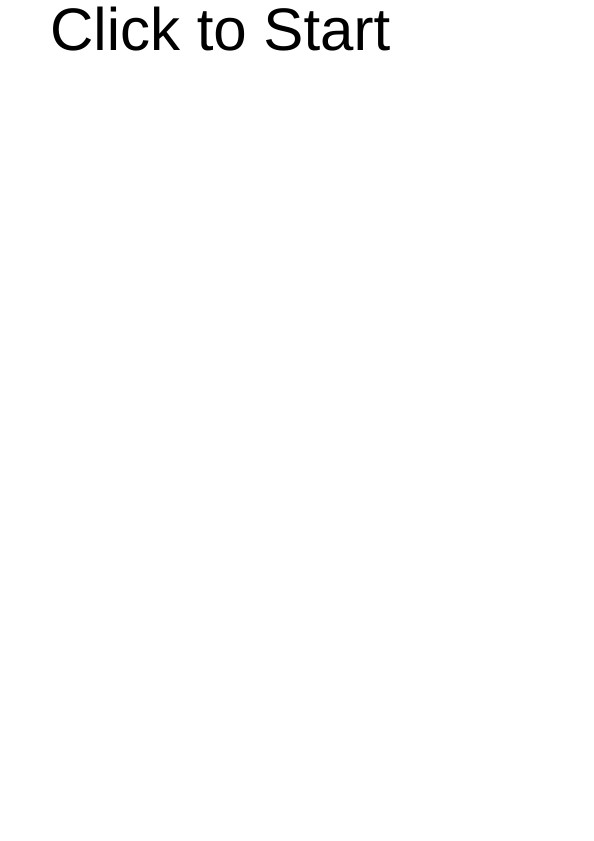
Frame 1 (no input)
Frame 60 (no input): identical to frame 1, image omitted
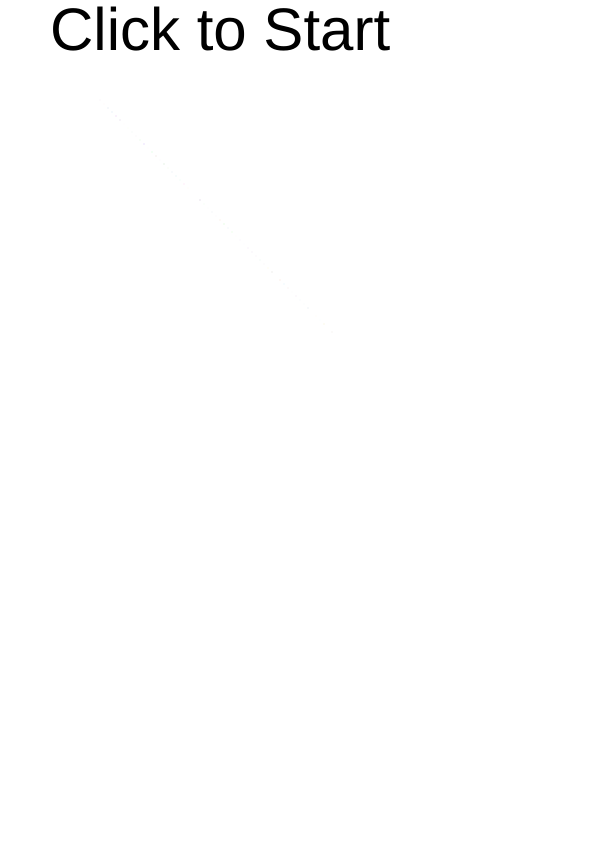
Frame 120 (the mouse pressed at the canvas centre since frame 60)

The p5.js sketch that drew these frames (run headless with seeded random() and noise() and a simulated clock; from frame 60 on, the mouse is pressed at the canvas centre):

// p5.js sketch
// ── sketch.js
var tracker = 1 //Starts at tracker 1, then your able to change.
var x = 100; //Sets x to the value of 100.
var y = 100; //Sets y to the value of 100.
var xspeed = 4; //Sets xspeed to the value of 4.
var yspeed = 4; //Sets yspeed to the value of 4.
var boo = false; //starts the program with boo set as false.

function setup() {
  createCanvas(594, 841); //Creates a blank canvas of 594 by 841 pixels.
  background (255,255,255); //Sets the background colour of the canvas to White.
  textSize(60)
  textAlign(LEFT);
  text("Click to Start", 50, 50);//Creates text on the canvas.
  rectMode(CENTER); //Sets the middle of the rectangles to the center.

}
//Calls the moveObject function that draws and moves the shapes.
function draw() {
    if(boo == true) { //This if statement is to start the moveobject() function...
      moveObject(); //... the function will only start if the boo is equal to true...
  } //... boo is set to true when the mouse is clicked on the canvas to start.
}

function mousePressed(){ //This function is used for turning boo to false or true
  if (boo == false) { // if boo is equal to false ...
    boo = true; //... and the mouse it clicked, set boo to true
  }
  else if (boo == true){ //However, if boo is equal to true and mouse is clicked...
    boo = false;//... set boo then to false.
    clear();//When boo is false the canvas will be cleared of everything.
    background (255,255,255); //When the canvas is cleared create a new background.
    text("Click to Start", 50, 50);//Then create text that says click to start.
  }
}


function keyPressed() { //This function is used to control the keys pressed.
  if (key == "1") { //If "1" is pressed set tracker to 1.
    tracker = 1;
  }
  if (key == "2") { //If "2" is pressed set tracker to 2.
    tracker = 2;
  }
}

function moveObject() { //This is the main function
  var d = dist(594/2, 841/2, mouseX, mouseY); // The size is set by distance From the center of screen.

    fill (random(255), random(255), random(255),random(230)); //Colour of the circles are set randomly.
    strokeWeight(0) // The stroke weight is set to 0.

    if(tracker == 1) { //If tracker is set to 1...
      rect(x,y,d,d) //... create rectangle.
    }
    else if (tracker == 2) { //If tracker is set to 1...
      ellipse(x,y,d,d) //... create circle.
    }

    //Bouncing Horizontally.
   x = x + xspeed; // x is set by adding the x value and xspeed values together.

     if (x > 594 || x < 0)  {
      xspeed = -xspeed;
    }

    //bouncing veritcally.
    y = y + yspeed; // y is set by adding the y value and yspeed values together.

    if (y > 841 || y < 0) {
      yspeed = -yspeed;
    }
}
